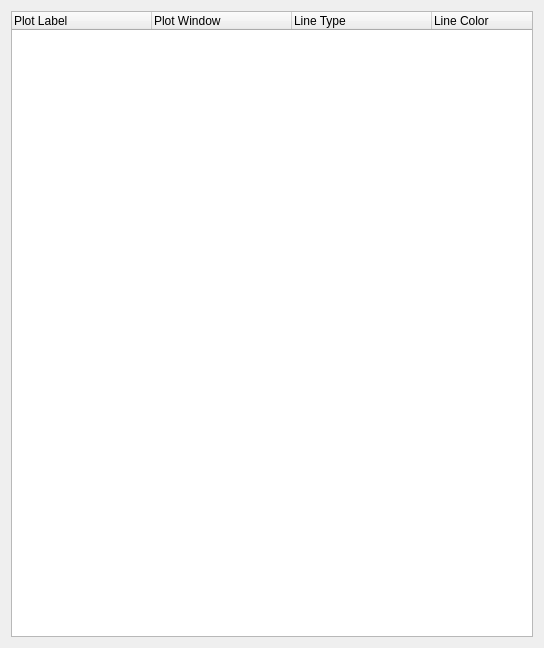
<?xml version="1.0" encoding="UTF-8"?>
<ui version="4.0">
 <class>Form</class>
 <widget class="QWidget" name="Form">
  <property name="geometry">
   <rect>
    <x>0</x>
    <y>0</y>
    <width>544</width>
    <height>648</height>
   </rect>
  </property>
  <property name="minimumSize">
   <size>
    <width>0</width>
    <height>0</height>
   </size>
  </property>
  <property name="windowTitle">
   <string>Data Plotter Settings</string>
  </property>
  <layout class="QGridLayout" name="gridLayout">
   <item row="0" column="0">
    <widget class="QTreeWidget" name="treeWidget">
     <attribute name="headerMinimumSectionSize">
      <number>80</number>
     </attribute>
     <attribute name="headerDefaultSectionSize">
      <number>140</number>
     </attribute>
     <column>
      <property name="text">
       <string>Plot Label</string>
      </property>
     </column>
     <column>
      <property name="text">
       <string>Plot Window</string>
      </property>
     </column>
     <column>
      <property name="text">
       <string>Line Type</string>
      </property>
     </column>
     <column>
      <property name="text">
       <string>Line Color</string>
      </property>
     </column>
     <property name="sizePolicy">
      <sizepolicy hsizetype="Preferred" vsizetype="MinimumExpanding">
       <horstretch>0</horstretch>
       <verstretch>0</verstretch>
      </sizepolicy>
     </property>
     <property name="minimumSize">
      <size>
       <width>0</width>
       <height>500</height>
      </size>
     </property>



    </widget>
   </item>


  </layout>
 </widget>
 <resources/>
 <connections/>
</ui>
